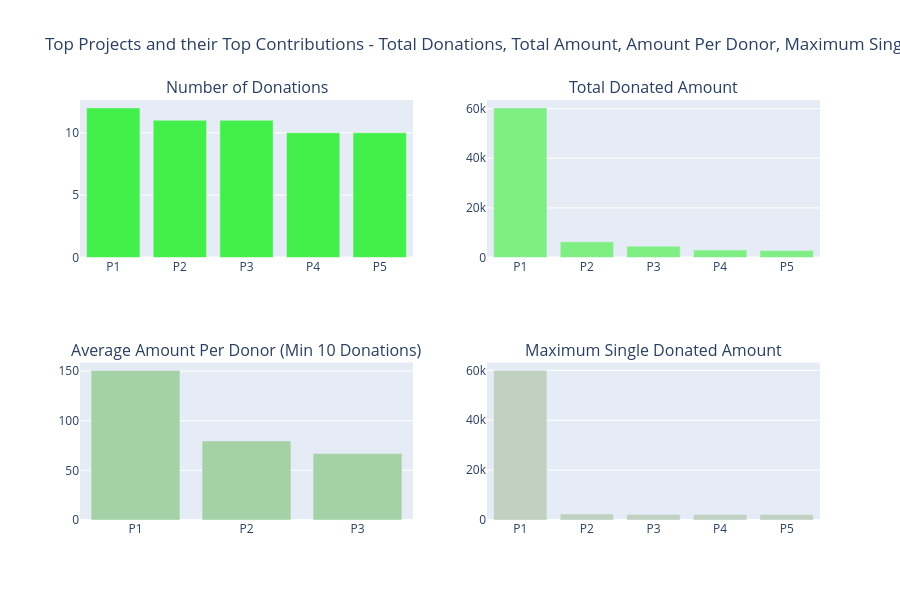

Write notebook code for a chart like this one.
### Markdown cell above
<a id="3.2"></a>
## 3.2 Proyectos y sus Donaciones

Identifiquemos los proyectos principales y sus valores asociados: 

- 3.2.1 Proyectos con el mayor número de donadores
- 3.2.2 Proyectos con los Montos Totales Financiados más altos
- 3.2.3 Proyectos con el Monto Promedio Más Alto por Donador
- 3.2.4 Proyectos con la Donación Individual Máxima

### Code cell
# Which Projects Had the maximum Donations 

tempdf = donations_df.groupby('Project ID').agg({'Project ID' : 'count', 'Donation Amount' : 'sum'}).rename(columns={'Project ID' : "Total Donations", 'Donation Amount' : "Total Amount"}).reset_index()
tempdf['Average Donation Amount'] = tempdf['Total Amount'] / tempdf['Total Donations']

tempdf1 = tempdf.sort_values(by=['Total Donations'], ascending=[False])
x = tempdf1.head(5)['Project ID']
x = ["P"+str(i+1) for i in range(len(x))]
y = tempdf1.head(5)['Total Donations']
tr1 = bar_ver_noagg(x, y, 'Total Donations', '#43ef4b', lm=None, rt=True)

tempdf1 = tempdf.sort_values(by=['Total Amount'], ascending=[False])
x = tempdf1.head(5)['Project ID']
x = ["P"+str(i+1) for i in range(len(x))]
y = tempdf1.head(5)['Total Amount']
tr2 = bar_ver_noagg(x, y, 'Average Donations', '#7fef84', lm=None, rt=True)

tempdf1 = tempdf.sort_values(by=['Average Donation Amount'], ascending=[False])
x = tempdf1[tempdf1['Total Donations'] > 10].head(5)['Project ID']
x = ["P"+str(i+1) for i in range(len(x))]
y = tempdf1[tempdf1['Total Donations'] > 10].head(5)['Average Donation Amount']
tr3 = bar_ver_noagg(x, y, 'Average Donations (Min: 10 Donations)', '#a5d1a7', lm=None, rt=True)

tempdf = donations_df.groupby('Project ID').agg({'Project ID' : 'count', 'Donation Amount' : 'max'}).rename(columns={'Project ID' : "Total Donations", 'Donation Amount' : "Maximum Donations"}).reset_index()
tempdf1 = tempdf.sort_values(by=['Maximum Donations'], ascending=[False])
x = tempdf1.head(5)['Project ID']
x = ["P"+str(i+1) for i in range(len(x))]
y = tempdf1.head(5)['Maximum Donations']
tr4 = bar_ver_noagg(x, y, 'Maximum Donations', '#c0d1c1', lm=None, rt=True)



fig = tools_make_subplots(rows=2, cols=2, print_grid=False, subplot_titles = ['Number of Donations', "Total Donated Amount", 'Average Amount Per Donor (Min 10 Donations)', 'Maximum Single Donated Amount'])
fig.append_trace(tr1, 1, 1);
fig.append_trace(tr2, 1, 2);
fig.append_trace(tr3, 2, 1);
fig.append_trace(tr4, 2, 2);

fig['layout'].update(height=600, showlegend=False, title='Top Projects and their Top Contributions - Total Donations, Total Amount, Amount Per Donor, Maximum Single Amount');
iplot(fig);

### Figure 1 — Plotly figure (JSON) as saved in the notebook; plotly's stock layout.template omitted (floating-point values rounded to 4 significant figures)
{"data": [{"marker": {"color": "#43ef4b"}, "type": "bar", "x": ["P1", "P2", "P3", "P4", "P5"], "xaxis": "x", "y": [12, 11, 11, 10, 10], "yaxis": "y"}, {"marker": {"color": "#7fef84"}, "type": "bar", "x": ["P1", "P2", "P3", "P4", "P5"], "xaxis": "x2", "y": [60290.0, 6350.0, 4571.0, 3007.0, 2798.0], "yaxis": "y2"}, {"marker": {"color": "#a5d1a7"}, "type": "bar", "x": ["P1", "P2", "P3"], "xaxis": "x3", "y": [150.7, 79.67, 66.92], "yaxis": "y3"}, {"marker": {"color": "#c0d1c1"}, "type": "bar", "x": ["P1", "P2", "P3", "P4", "P5"], "xaxis": "x4", "y": [60000.0, 2420.0, 2248.0, 2219.0, 2190.0], "yaxis": "y4"}], "layout": {"annotations": [{"font": {"size": 16}, "showarrow": false, "text": "Number of Donations", "x": 0.225, "xanchor": "center", "xref": "paper", "y": 1.0, "yanchor": "bottom", "yref": "paper"}, {"font": {"size": 16}, "showarrow": false, "text": "Total Donated Amount", "x": 0.775, "xanchor": "center", "xref": "paper", "y": 1.0, "yanchor": "bottom", "yref": "paper"}, {"font": {"size": 16}, "showarrow": false, "text": "Average Amount Per Donor (Min 10 Donations)", "x": 0.225, "xanchor": "center", "xref": "paper", "y": 0.375, "yanchor": "bottom", "yref": "paper"}, {"font": {"size": 16}, "showarrow": false, "text": "Maximum Single Donated Amount", "x": 0.775, "xanchor": "center", "xref": "paper", "y": 0.375, "yanchor": "bottom", "yref": "paper"}], "height": 600, "showlegend": false, "title": {"text": "Top Projects and their Top Contributions - Total Donations, Total Amount, Amount Per Donor, Maximum Single Amount"}, "xaxis": {"anchor": "y", "domain": [0.0, 0.45]}, "xaxis2": {"anchor": "y2", "domain": [0.55, 1.0]}, "xaxis3": {"anchor": "y3", "domain": [0.0, 0.45]}, "xaxis4": {"anchor": "y4", "domain": [0.55, 1.0]}, "yaxis": {"anchor": "x", "domain": [0.625, 1.0]}, "yaxis2": {"anchor": "x2", "domain": [0.625, 1.0]}, "yaxis3": {"anchor": "x3", "domain": [0.0, 0.375]}, "yaxis4": {"anchor": "x4", "domain": [0.0, 0.375]}}}
